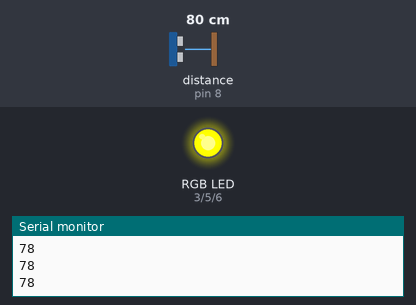
The sketch below on a simulated Arduino Uno, built with avr-gcc and run on an emulated ATmega328P. On the bench: an RGB LED mixed from three pins (HIGH = lit), the last lines printed to the serial monitor. Wiring (inferred from the names in the program): ultrasonic range finder: trigger pin 12; echo pin 8. Dashed ring = blinking. Inputs (shaded band) come from the test bench; at power-on: distance to the obstacle (sensor on pin 8) 80 cm. The echo pulse lasts 58.3 µs per cm; pins used as bus, display or sensor lines are not drawn.

Above: at 2.0 s.
2.1 s: distance to the obstacle (sensor on pin 8) set to 35 cm
3.6 s: distance to the obstacle (sensor on pin 8) set to 28 cm
At 3.75 s:
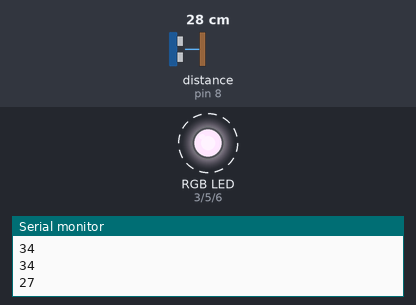
6.6 s: distance to the obstacle (sensor on pin 8) set to 60 cm
At 7.18 s:
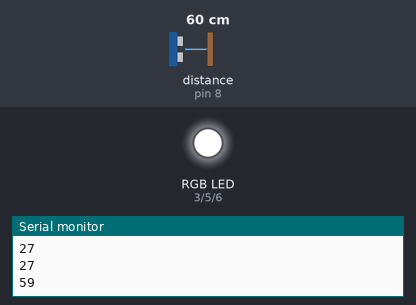
9.6 s: distance to the obstacle (sensor on pin 8) set to 2 cm
At 9.75 s:
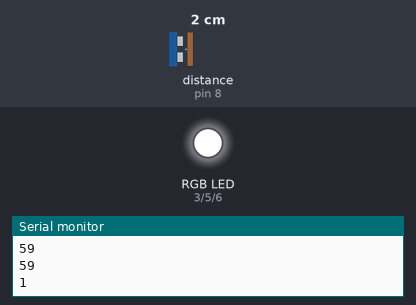
12.6 s: distance to the obstacle (sensor on pin 8) set to 120 cm
At 15.3 s:
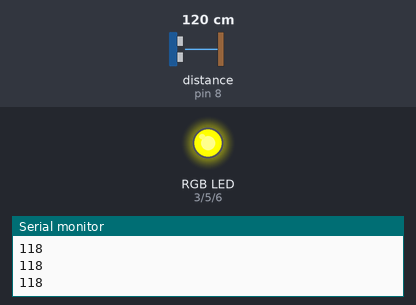
15.6 s: distance to the obstacle (sensor on pin 8) set to 4 cm
At 16.05 s:
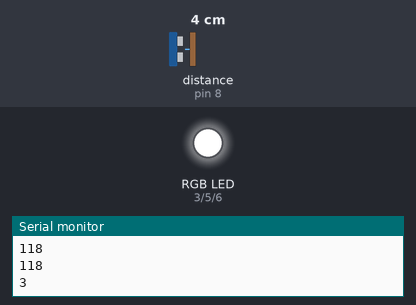
Timing chart, 0 to 18.6 s (numbered marks = the images above; inputs shaded):
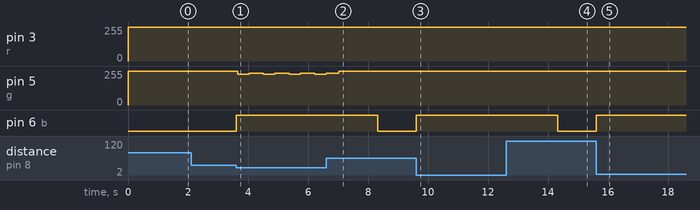

The sketch:

super_gaaris1.ino
```cpp
//initializing the rgb strip pins
#define b 6 //blue
#define g 5 //green
#define r 3 //red

//initializing the ultrasonic sensor pins

#define echoPin 8
#define trigPin 12

//initializing the trigger distances of colour alerts
#define trigDist1 30
#define trigDist2 10

long duration;
int distance;
bool fade=true;

void setup() {
  Serial.begin(9600);
  pinMode(g,OUTPUT);
  pinMode(b,OUTPUT);
  pinMode(r,OUTPUT);
  pinMode(trigPin, OUTPUT);
  pinMode(echoPin, INPUT);
}


void loop() {
  calDistance(); //calling the function that will calculate the distance
  if(distance<=trigDist1 && distance>trigDist2){ //stage 1 trigger distance
    fadedOrange(3);
    fade=true;
  }
  else if(distance<=trigDist2){ //stage 2 trigger distance
    fadedRed(3);
    fade=true;
  }
  else{
    fadeInBlue(); //idle
  }
}

void calDistance(){
  digitalWrite(trigPin, LOW);
  delayMicroseconds(2);
  digitalWrite(trigPin, HIGH);
  delayMicroseconds(10);
  digitalWrite(trigPin, LOW);
  duration = pulseIn(echoPin, HIGH);
  distance = duration * 0.034 / 2; //calculating distance using the distance = speed of sound * time taken/2
  Serial.println(distance);
}

void fadedRed(int val){ //function to get a faded red blink
    for(int i=255; i>0; i-=val){
      analogWrite(r, i);
      analogWrite(g, 255);
      analogWrite(b, 255);
      delay(5);
    }
    for(int i=0; i<255; i+=val){
      analogWrite(r, i);
      analogWrite(g, 255);
      analogWrite(b, 255);
      delay(5);
    }
}

void fadedOrange(int val){ //function to get a faded orange blink
    for(int i=255; i>0; i-=val){
      analogWrite(r, i);
      analogWrite(b, 255);
      analogWrite(g, i>230?i:230);
      delay(5);
    }
    for(int i=0; i<255; i+=val){
      analogWrite(r, i);
      analogWrite(b, 255);
      analogWrite(g,i<230?240:i);
      delay(5);
    }
}

void fadeInBlue(){ //Blue fade in
  if(fade==true){
    for(int i=255; i>0; i-=1){
        analogWrite(g, 255);
        analogWrite(r, 255);
        analogWrite(b, i);
        delay(5);
     }
  }
  fade=false;
  analogWrite(g, 255);
  analogWrite(r, 255);
  analogWrite(b, 0);
}
```

Measured:
- the behaviour switches between 32 and 31 cm on distance to the obstacle (sensor on pin 8) (found by bisection; images 0 and 1)
- after the input at 3.6 s, pin 5 (g): alternates 240/255 for 0.47 s and 230/255 for 0.38 s, starting after 0.05 s; pin 6 (b): LOW → HIGH at once
- after the input at 6.6 s, pin 3 (r): 255/255 → 252/255 after 0.43 s, → 255/255 0.01 s later; pin 6 (b): HIGH → LOW after 1.7 s
- after the input at 9.6 s, pin 6 (b): LOW → HIGH at once
- after the input at 12.6 s, pin 3 (r): 255/255 → 252/255 after 0.42 s instead of 3.0 s; pin 6 (b): HIGH → LOW after 1.7 s
- after the input at 15.6 s, pin 6 (b): LOW → HIGH at once
